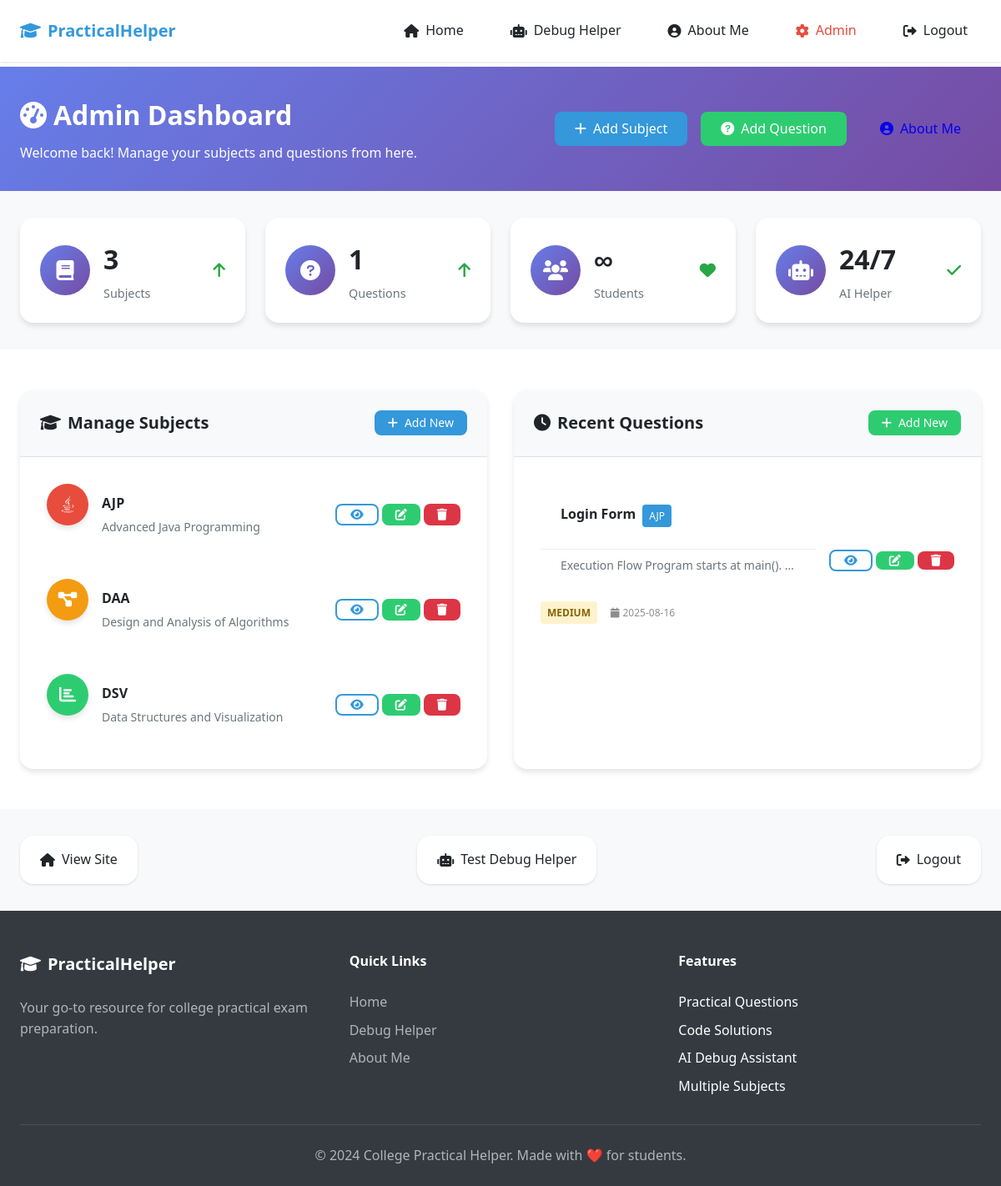
Screenshot of /admin/dashboard (signed in) with the database file from the repository.
### tables this page shows
CREATE TABLE subjects (
                id INTEGER PRIMARY KEY AUTOINCREMENT,
                name TEXT NOT NULL UNIQUE,
                description TEXT,
                color TEXT DEFAULT '#3498db',
                created_at TIMESTAMP DEFAULT CURRENT_TIMESTAMP
            );

CREATE TABLE questions (
                id INTEGER PRIMARY KEY AUTOINCREMENT,
                subject_id INTEGER NOT NULL,
                title TEXT NOT NULL,
                question_text TEXT NOT NULL,
                code_answer TEXT NOT NULL,
                difficulty TEXT DEFAULT 'Medium',
                created_at TIMESTAMP DEFAULT CURRENT_TIMESTAMP,
                FOREIGN KEY (subject_id) REFERENCES subjects (id) ON DELETE CASCADE
            );

### app.py (the view)
@app.route('/admin/dashboard')
def admin_dashboard():
    if 'admin_logged_in' not in session:
        return redirect(url_for('admin_login'))
    conn = get_db_connection()
    subjects = conn.execute('SELECT * FROM subjects ORDER BY name').fetchall()
    questions = conn.execute('''
        SELECT q.*, s.name as subject_name
        FROM questions q
        JOIN subjects s ON q.subject_id = s.id
        ORDER BY q.created_at DESC
        LIMIT 10
    ''').fetchall()
    stats = {
        'total_subjects': len(subjects),
        'total_questions': conn.execute('SELECT COUNT(*) as count FROM questions').fetchone()['count']
    }
    conn.close()
    return render_template('admin_dashboard.html', subjects=subjects, questions=questions, stats=stats)

### templates/admin_dashboard.html (shortened to what this page needs)
{% extends "base.html" %}
{% block content %}
<section class="admin-header">
    <div class="container">
        <div class="admin-header-content">
            <div class="admin-info">
                <h1>
                    <i class="fas fa-tachometer-alt"></i>
                    Admin Dashboard
                </h1>
                <p>Welcome back! Manage your subjects and questions from here.</p>
            </div>
            <div class="admin-actions">
                <a href="{{ url_for('admin_add_subject') }}" class="btn btn-primary">
                    <i class="fas fa-plus"></i>
                    Add Subject
                </a>
                <a href="{{ url_for('admin_add_question') }}" class="btn btn-secondary">
                    <i class="fas fa-question-circle"></i>
                    Add Question
                </a>
                <a href="{{ url_for('about') }}" class="btn btn-success">
                    <i class="fas fa-user-circle"></i>
                    About Me
                </a>
            </div>
        </div>
    </div>
</section>
<section class="admin-stats">
    <div class="container">
        <div class="stats-grid">
            <div class="stat-card">
                <div class="stat-icon">
                    <i class="fas fa-book"></i>
                </div>
                <div class="stat-info">
                    <h3>{{ stats.total_subjects }}</h3>
                    <p>Subjects</p>
                </div>
                <div class="stat-trend">
                    <i class="fas fa-arrow-up"></i>
                </div>
            </div>
            <div class="stat-card">
                <div class="stat-icon">
                    <i class="fas fa-question-circle"></i>
                </div>
                <div class="stat-info">
                    <h3>{{ stats.total_questions }}</h3>
                    <p>Questions</p>
                </div>
                <div class="stat-trend">
                    <i class="fas fa-arrow-up"></i>
                </div>
            </div>
            <div class="stat-card">
                <div class="stat-icon">
                    <i class="fas fa-users"></i>
                </div>
                <div class="stat-info">
                    <h3>∞</h3>
                    <p>Students</p>
                </div>
                <div class="stat-trend">
                    <i class="fas fa-heart"></i>
                </div>
            </div>
            <div class="stat-card">
                <div class="stat-icon">
                    <i class="fas fa-robot"></i>
                </div>
                <div class="stat-info">
                    <h3>24/7</h3>
                    <p>AI Helper</p>
                </div>
                <div class="stat-trend">
                    <i class="fas fa-check"></i>
                </div>
            </div>
        </div>
    </div>
</section>
<section class="admin-management">
    <div class="container">
        <div class="management-layout">
            <div class="management-section">
                <div class="section-header">
                    <h2>
                        <i class="fas fa-graduation-cap"></i>
                        Manage Subjects
                    </h2>
                    <a href="{{ url_for('admin_add_subject') }}" class="btn btn-sm btn-primary">
                        <i class="fas fa-plus"></i>
                        Add New
                    </a>
                </div>
                {% if subjects %}
                    <div class="subjects-list">
                        {% for subject in subjects %}
                            <div class="subject-item">
                                <div class="subject-icon" style="background-color: {{ subject.color }};">
                                    <i class="{% if subject.name == 'AJP' %}fab fa-java{% elif subject.name == 'DSV' %}fas fa-chart-bar{% elif subject.name == 'DAA' %}fas fa-project-diagram{% elif subject.name == 'DBMS' %}fas fa-database{% elif subject.name == 'Web Tech' %}fab fa-html5{% else %}fas fa-code{% endif %}"></i>
                                </div>
                                <div class="subject-info">
                                    <h4>{{ subject.name }}</h4>
                                    <p>{{ subject.description or 'No description' }}</p>
                                </div>
                                <div class="subject-actions">
                                    <a href="{{ url_for('subject_questions', subject_id=subject.id) }}" class="btn btn-sm btn-outline" title="View">
                                        <i class="fas fa-eye"></i>
                                    </a>
                                    <a href="{{ url_for('admin_edit_subject', subject_id=subject.id) }}" class="btn btn-sm btn-secondary" title="Edit">
                                        <i class="fas fa-edit"></i>
                                    </a>
                                    <a href="{{ url_for('admin_delete_subject', subject_id=subject.id) }}"
                                       class="btn btn-sm btn-danger"
                                       onclick="return confirm('Are you sure you want to delete this subject? This will also delete all its questions.')"
                                       title="Delete">
                                        <i class="fas fa-trash"></i>
                                    </a>
                                </div>
                            </div>
                        {% endfor %}
                    </div>
                {% endif %}
            </div>
            <div class="management-section">
                <div class="section-header">
                    <h2>
                        <i class="fas fa-clock"></i>
                        Recent Questions
                    </h2>
                    <a href="{{ url_for('admin_add_question') }}" class="btn btn-sm btn-secondary">
                        <i class="fas fa-plus"></i>
                        Add New
                    </a>
                </div>
                {% if questions %}
                    <div class="questions-list">
                        {% for question in questions %}
                            <div class="question-item">
                                <div class="question-info">
                                    <div class="question-header">
                                        <h4>{{ question.title }}</h4>
                                        <span class="subject-badge" style="background-color: var(--primary-color);">
                                            {{ question.subject_name }}
                                        </span>
                                    </div>
                                    <p class="question-preview">{{ question.question_text[:80] }}{% if question.question_text|length > 80 %}...{% endif %}</p>
                                    <div class="question-meta">
                                        <span class="difficulty-badge difficulty-{{ question.difficulty.lower() }}">
                                            {{ question.difficulty }}
                                        </span>
                                        <span class="question-date">
                                            <i class="fas fa-calendar"></i>
                                            {{ question.created_at.split()[0] if question.created_at else 'Today' }}
                                        </span>
                                    </div>
                                </div>
                                <div class="question-actions">
                                    <a href="{{ url_for('question_detail', question_id=question.id) }}" class="btn btn-sm btn-outline" title="View">
                                        <i class="fas fa-eye"></i>
                                    </a>
                                    <a href="{{ url_for('admin_edit_question', question_id=question.id) }}" class="btn btn-sm btn-secondary" title="Edit">
                                        <i class="fas fa-edit"></i>
                                    </a>
                                    <a href="{{ url_for('admin_delete_question', question_id=question.id) }}"
                                       class="btn btn-sm btn-danger"
                                       onclick="return confirm('Are you sure you want to delete this question?')"
                                       title="Delete">
                                        <i class="fas fa-trash"></i>
                                    </a>
                                </div>
                            </div>
                        {% endfor %}
                    </div>
                {% endif %}
            </div>
        </div>
    </div>
</section>
<section class="quick-actions-mini">
    <div class="container">
        <div class="actions-row">
            <a href="{{ url_for('home') }}" class="action-item">
                <i class="fas fa-home"></i>
                <span>View Site</span>
            </a>
            <a href="{{ url_for('debug_helper') }}" class="action-item">
                <i class="fas fa-robot"></i>
                <span>Test Debug Helper</span>
            </a>
            <a href="{{ url_for('admin_logout') }}" class="action-item">
                <i class="fas fa-sign-out-alt"></i>
                <span>Logout</span>
            </a>
        </div>
    </div>
</section>
{% endblock %}

### templates/base.html (shortened to what this page needs)
<!DOCTYPE html>
<html lang="en">
<head>
    <link href="https://cdnjs.cloudflare.com/ajax/libs/font-awesome/6.0.0/css/all.min.css" rel="stylesheet">
    <link href="https://cdnjs.cloudflare.com/ajax/libs/prism/1.29.0/themes/prism-tomorrow.min.css" rel="stylesheet">
    <link href="{{ url_for('static', filename='css/style.css') }}" rel="stylesheet">
</head>
<body>
    <nav class="navbar">
        <div class="nav-container">
            <div class="nav-logo">
                <a href="{{ url_for('home') }}">
                    <i class="fas fa-graduation-cap"></i>
                    <span>PracticalHelper</span>
                </a>
            </div>
            <div class="nav-menu" id="navMenu">
                <a href="{{ url_for('home') }}" class="nav-link">
                    <i class="fas fa-home"></i> Home
                </a>
                <a href="{{ url_for('debug_helper') }}" class="nav-link">
                    <i class="fas fa-robot"></i> Debug Helper
                </a>
                <a href="{{ url_for('about') }}" class="nav-link">
                    <i class="fas fa-user-circle"></i> About Me
                </a>
                {% if session.admin_logged_in %}
                    <a href="{{ url_for('admin_dashboard') }}" class="nav-link admin-link">
                        <i class="fas fa-cog"></i> Admin
                    </a>
                    <a href="{{ url_for('admin_logout') }}" class="nav-link">
                        <i class="fas fa-sign-out-alt"></i> Logout
                    </a>
                {% else %}
                    <a href="{{ url_for('admin_login') }}" class="nav-link admin-link">
                        <i class="fas fa-user-shield"></i> Admin
                    </a>
                {% endif %}
            </div>
        </div>
    </nav>
    <main class="main-content">
        {% block content %}{% endblock %}
    </main>
    <footer class="footer">
        <div class="footer-container">
            <div class="footer-content">
                <div class="footer-section">
                    <h3><i class="fas fa-graduation-cap"></i> PracticalHelper</h3>
                    <p>Your go-to resource for college practical exam preparation.</p>
                </div>
                <div class="footer-section">
                    <h4>Quick Links</h4>
                    <ul>
                        <li><a href="{{ url_for('home') }}">Home</a></li>
                        <li><a href="{{ url_for('debug_helper') }}">Debug Helper</a></li>
                        <li><a href="{{ url_for('about') }}">About Me</a></li>
                    </ul>
                </div>
                <div class="footer-section">
                    <h4>Features</h4>
                    <ul>
                        <li>Practical Questions</li>
                        <li>Code Solutions</li>
                        <li>AI Debug Assistant</li>
                        <li>Multiple Subjects</li>
                    </ul>
                </div>
            </div>
            <div class="footer-bottom">
                <p>&copy; 2024 College Practical Helper. Made with ❤️ for students.</p>
            </div>
        </div>
    </footer>
</body>
</html>

### rows the page displays
subjects: name "AJP", description "Advanced Java Programming"
subjects: name "DAA", description "Design and Analysis of Algorithms"
subjects: name "DSV", description "Data Structures and Visualization"
questions: title "Login Form", subject_name "AJP", question_text "Execution Flow Program starts at main().…", difficulty "MEDIUM", created_at "2025-08-16"

### other values shown
{{ stats.total_subjects }} "3"
{{ stats.total_questions }} "1"
